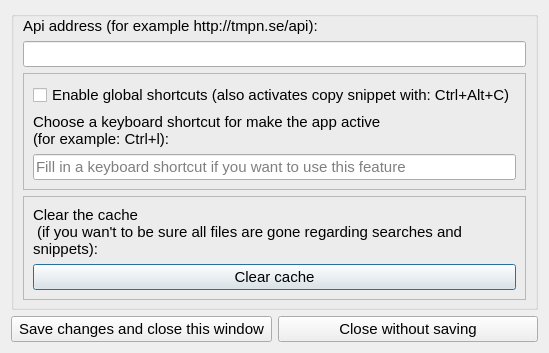
<?xml version="1.0" encoding="UTF-8"?>
<ui version="4.0">
 <class>SettingsDialog</class>
 <widget class="QDialog" name="SettingsDialog">
  <property name="windowModality">
   <enum>Qt::NonModal</enum>
  </property>
  <property name="geometry">
   <rect>
    <x>0</x>
    <y>0</y>
    <width>500</width>
    <height>340</height>
   </rect>
  </property>
  <property name="sizePolicy">
   <sizepolicy hsizetype="Fixed" vsizetype="Fixed">
    <horstretch>0</horstretch>
    <verstretch>0</verstretch>
   </sizepolicy>
  </property>
  <property name="minimumSize">
   <size>
    <width>500</width>
    <height>340</height>
   </size>
  </property>
  <property name="maximumSize">
   <size>
    <width>500</width>
    <height>340</height>
   </size>
  </property>
  <property name="font">
   <font>
    <pointsize>11</pointsize>
   </font>
  </property>
  <property name="focusPolicy">
   <enum>Qt::TabFocus</enum>
  </property>
  <property name="windowTitle">
   <string>Preferences</string>
  </property>
  <property name="sizeGripEnabled">
   <bool>false</bool>
  </property>
  <property name="modal">
   <bool>true</bool>
  </property>
  <layout class="QGridLayout" name="gridLayout">
   <property name="sizeConstraint">
    <enum>QLayout::SetFixedSize</enum>
   </property>
   <item row="0" column="0" colspan="2">
    <widget class="QGroupBox" name="settingsFrame">
     <property name="sizePolicy">
      <sizepolicy hsizetype="Preferred" vsizetype="Expanding">
       <horstretch>0</horstretch>
       <verstretch>0</verstretch>
      </sizepolicy>
     </property>
     <property name="title">
      <string/>
     </property>
     <layout class="QGridLayout" name="gridLayout_2">
      <property name="topMargin">
       <number>0</number>
      </property>
      <property name="bottomMargin">
       <number>7</number>
      </property>
      <item row="2" column="0">
       <widget class="QLineEdit" name="apiAddressField">
        <property name="font">
         <font>
          <pointsize>11</pointsize>
         </font>
        </property>
        <property name="inputMethodHints">
         <set>Qt::ImhUrlCharactersOnly</set>
        </property>
       </widget>
      </item>
      <item row="3" column="0">
       <widget class="QFrame" name="frameGlobalShortcut">
        <property name="frameShape">
         <enum>QFrame::StyledPanel</enum>
        </property>
        <property name="frameShadow">
         <enum>QFrame::Raised</enum>
        </property>
        <layout class="QGridLayout" name="gridLayout_3">
         <item row="0" column="0">
          <widget class="QCheckBox" name="enableDisableGlobalShortcuts">
           <property name="font">
            <font>
             <pointsize>11</pointsize>
            </font>
           </property>
           <property name="focusPolicy">
            <enum>Qt::StrongFocus</enum>
           </property>
           <property name="text">
            <string>Enable global shortcuts (also activates copy snippet with: Ctrl+Alt+C)</string>
           </property>
          </widget>
         </item>
         <item row="1" column="0">
          <widget class="QLabel" name="keyboardShortcutActiveLabel">
           <property name="font">
            <font>
             <pointsize>11</pointsize>
            </font>
           </property>
           <property name="lineWidth">
            <number>2</number>
           </property>
           <property name="text">
            <string>Choose a keyboard shortcut for make the app active 
(for example: Ctrl+l):</string>
           </property>
           <property name="wordWrap">
            <bool>true</bool>
           </property>
          </widget>
         </item>
         <item row="2" column="0">
          <widget class="QLineEdit" name="activeShortcutField">
           <property name="font">
            <font>
             <pointsize>11</pointsize>
            </font>
           </property>
           <property name="placeholderText">
            <string>Fill in a keyboard shortcut if you want to use this feature</string>
           </property>
          </widget>
         </item>
        </layout>
       </widget>
      </item>
      <item row="1" column="0">
       <widget class="QLabel" name="apiAddressLabel">
        <property name="sizePolicy">
         <sizepolicy hsizetype="Preferred" vsizetype="Fixed">
          <horstretch>0</horstretch>
          <verstretch>0</verstretch>
         </sizepolicy>
        </property>
        <property name="font">
         <font>
          <pointsize>11</pointsize>
         </font>
        </property>
        <property name="lineWidth">
         <number>4</number>
        </property>
        <property name="text">
         <string>Api address (for example http://tmpn.se/api):</string>
        </property>
       </widget>
      </item>
      <item row="4" column="0">
       <widget class="QFrame" name="frameClearCache">
        <property name="frameShape">
         <enum>QFrame::StyledPanel</enum>
        </property>
        <property name="frameShadow">
         <enum>QFrame::Raised</enum>
        </property>
        <layout class="QGridLayout" name="gridLayout_4">
         <item row="0" column="0">
          <widget class="QLabel" name="clearCacheLabel">
           <property name="font">
            <font>
             <pointsize>11</pointsize>
            </font>
           </property>
           <property name="lineWidth">
            <number>2</number>
           </property>
           <property name="text">
            <string>Clear the cache
 (if you wan't to be sure all files are gone regarding searches and snippets):</string>
           </property>
           <property name="wordWrap">
            <bool>true</bool>
           </property>
          </widget>
         </item>
         <item row="1" column="0">
          <widget class="QPushButton" name="clearCacheButton">
           <property name="font">
            <font>
             <pointsize>11</pointsize>
            </font>
           </property>
           <property name="text">
            <string>Clear cache</string>
           </property>
          </widget>
         </item>
        </layout>
       </widget>
      </item>
     </layout>
    </widget>
   </item>
   <item row="1" column="0">
    <widget class="QPushButton" name="saveButton">
     <property name="font">
      <font>
       <pointsize>11</pointsize>
      </font>
     </property>
     <property name="focusPolicy">
      <enum>Qt::StrongFocus</enum>
     </property>
     <property name="text">
      <string>Save changes and close this window</string>
     </property>
    </widget>
   </item>
   <item row="1" column="1">
    <widget class="QPushButton" name="closeButton">
     <property name="font">
      <font>
       <pointsize>11</pointsize>
      </font>
     </property>
     <property name="focusPolicy">
      <enum>Qt::StrongFocus</enum>
     </property>
     <property name="text">
      <string>Close without saving</string>
     </property>
    </widget>
   </item>
  </layout>
 </widget>
 <tabstops>
  <tabstop>apiAddressField</tabstop>
  <tabstop>enableDisableGlobalShortcuts</tabstop>
  <tabstop>activeShortcutField</tabstop>
  <tabstop>saveButton</tabstop>
  <tabstop>closeButton</tabstop>
 </tabstops>
 <resources/>
 <connections/>
</ui>
